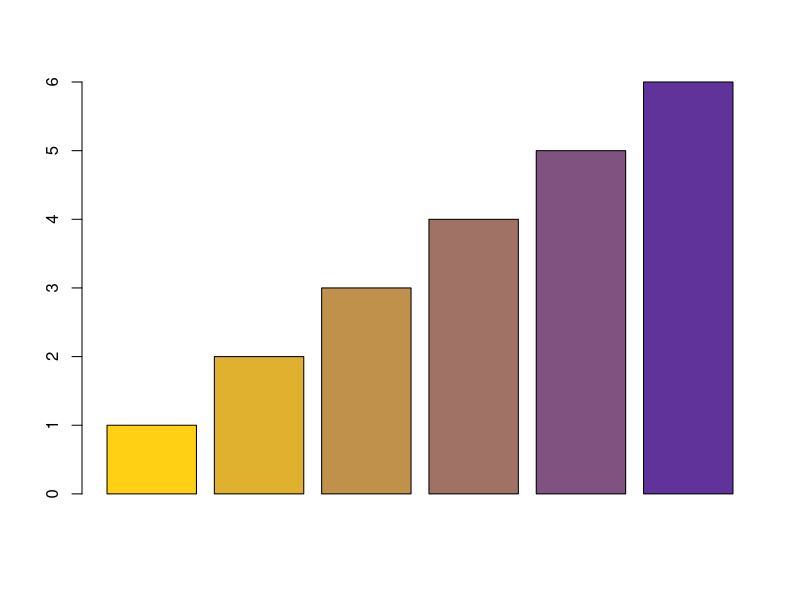
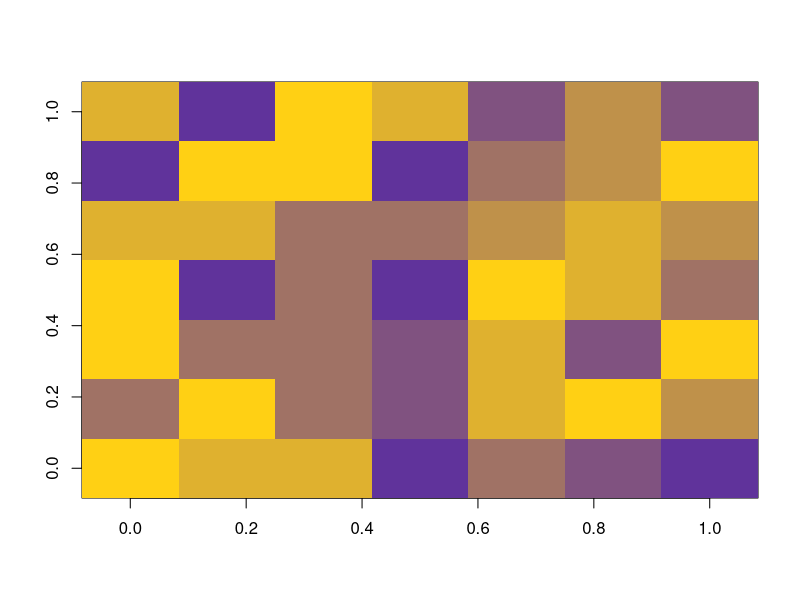
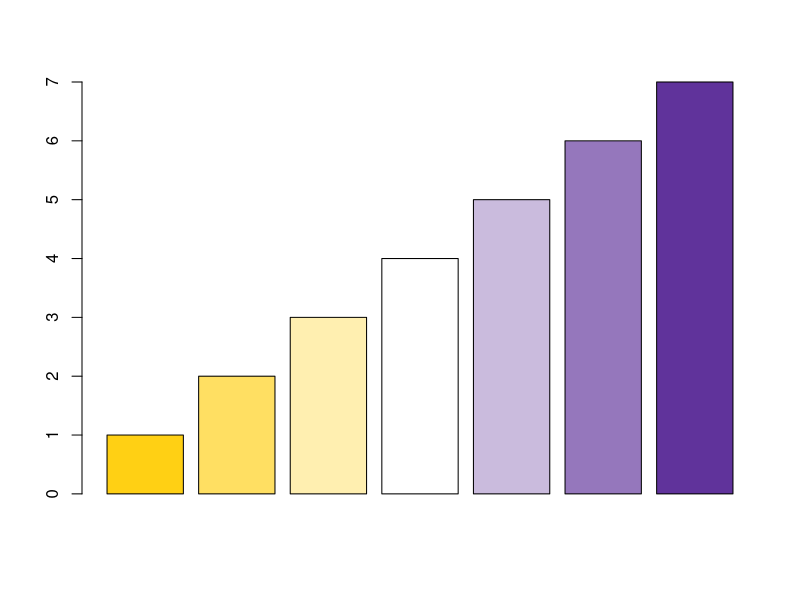
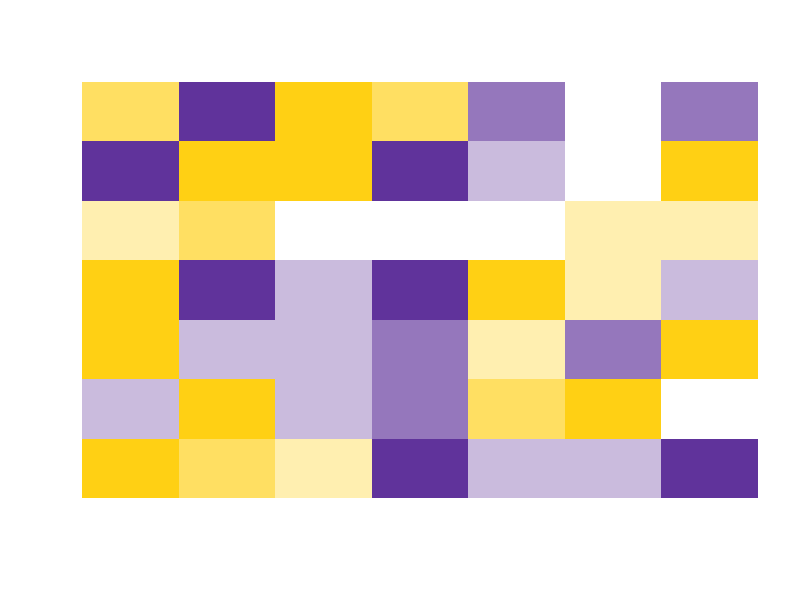

Recreate these plots in R, in order. (Note: this script raises an error after producing the figures.)
########################################################
## cell cluster specific gene co-expression matrix
#https://www.schemecolor.com/yellow-purple-gradient.php
#Yellow-Purple Gradient Color Scheme
#The Yellow-Purple Gradient Color Scheme palette has 6 colors 
#which are Metallic Yellow (#FFD014), American Gold (#DFB12F), Aztec Gold (#BF914A), Blast-Off Bronze (#A07265), Razzmic Berry (#805280) and Rebecca Purple (#60339B).

Yellow2Purple=c('#FFD014','#DFB12F','#BF914A','#A07265', '#805280' ,'#60339B');
barplot(1:length(Yellow2Purple),col=Yellow2Purple)
N=7
mat=matrix(runif(N^2),N,N)
image(mat,col=Yellow2Purple)

y2p.pal<-colorRampPalette(c("#FFD014","white",'#60339B'))
y2p=y2p.pal(7)
barplot(1:length(y2p),col=y2p)
image(mat,col=y2p,axes=FALSE,ylab="", xlab="")

mat=Matrix::forceSymmetric(mat)
axis.tick=0:N
x=0:nrow(mat) 
y=0:ncol(mat)
image(x,y,mat, axes=FALSE, col=y2p,ylab="", xlab="")
for(i in 1:length(axis.tick)){
  segments(axis.tick[i],min(y),axis.tick[i],max(y))#vertical
  segments(min(x),axis.tick[i],max(x),axis.tick[i])#horizental
}
box()

pdf('fig1-gene.co.mat.pdf',useDingbats = T)
N=7
for(i in 1:3){
  mat=Matrix::Matrix(runif(N^2),N,N)
  mat=as.matrix(Matrix::forceSymmetric(mat))
  axis.tick=0:N
  x=0:nrow(mat) 
  y=0:ncol(mat) #x and y should be 1 unit longer than dim(mat)
  mat1 <- apply(mat, 2, rev);
  image(y,x,mat1, axes=FALSE, col=y2p,ylab="", xlab="")
  for(i in 1:length(axis.tick)){
    segments(axis.tick[i],min(y),axis.tick[i],max(y))#vertical
    segments(min(x),axis.tick[i],max(x),axis.tick[i])#horizental
  }
  box()
}
dev.off()

## change to green or blue color panel 
my.col1=RColorBrewer::brewer.pal(7,'Greens')
barplot(1:length(my.col1),col=my.col1)

my.col2=RColorBrewer::brewer.pal(7,'Blues')
barplot(1:length(my.col2),col=my.col2)

pdf('fig1-feature.mat.pdf',useDingbats = T)
N=7
for(i in 1:2){
  if(i==1){my.col=my.col1}else{my.col=my.col2}
  mat=Matrix::Matrix(runif(N^2),N,N)
  mat=as.matrix(Matrix::forceSymmetric(mat))
  axis.tick=0:N
  x=0:nrow(mat) 
  y=0:ncol(mat) #x and y should be 1 unit longer than dim(mat)
  mat1 <- apply(mat, 2, rev);
  image(y,x,mat1, axes=FALSE, col=my.col,ylab="", xlab="")
  for(i in 1:length(axis.tick)){
    segments(axis.tick[i],min(y),axis.tick[i],max(y))#vertical
    segments(min(x),axis.tick[i],max(x),axis.tick[i])#horizental
  }
  box()
}
dev.off()

## change to red color panel 
pdf("fig1-node.selection.pdf",useDingbats = T)

my.col=RColorBrewer::brewer.pal(7,'Reds')
#barplot(1:length(my.col),col=my.col)
my.col[1]='white'
N=20;M=4;
set.seed(123456)
mat=as.matrix(Matrix::Matrix(rexp(N*M),N,M))
mat=mat/10
mat=t(mat)
mat1=t(apply(mat,1,function(i){
  x=abs((i-mean(i))/sd(i))
  x[x<1.3]=0
  x
}))
axis.tick=0:N
x=0:ncol(mat1) 
y=0:nrow(mat1) #x and y should be 1 unit longer than dim(mat)

image(y,x,mat, axes=FALSE, col=my.col,ylab="", xlab="")
for(i in 1:length(axis.tick)){
  segments(axis.tick[i],min(x),axis.tick[i],max(x))#vertical
  #segments(min(x),axis.tick[i],max(x),axis.tick[i])#horizental
}
box()

image(y,x,mat1, axes=FALSE, col=my.col,ylab="", xlab="")

for(i in 1:length(axis.tick)){
  segments(axis.tick[i],min(x),axis.tick[i],max(x))#vertical
  #segments(min(x),axis.tick[i],max(x),axis.tick[i])#horizental
}
box()


## module by cell type
N=400;M=5;
set.seed(123456)
mat=as.matrix(Matrix::Matrix(runif(N*M),N,M))
mat1=apply(mat,2,function(i){
  x=abs((i-mean(i))/sd(i))
  x[x<1]=0
  x[x>=1]=1
  x
})
print (pheatmap::pheatmap(mat1,col=c('grey90',"#99000D"),
                   treeheight_row = 0, treeheight_col = 0)
)
dev.off()
